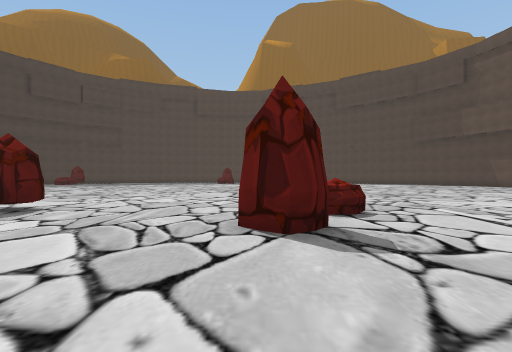
[1] (above)

19 first-person views from a walk through a Unity game level. The camera is 1.5 m above the floor, looks level and sees 80° across. The floor is counted in squares, 2 m on a side. Each view is taken from the middle of a square. On the plan, view 1 faces up. The plan holds only what a view shows up to about 10 squares ahead; the rest is blank. The place goes on beyond the plan. The player is left out.

[2]
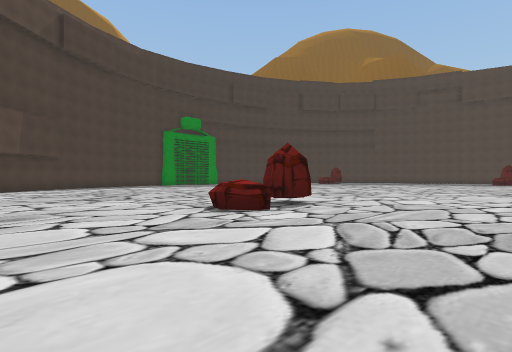

[3]
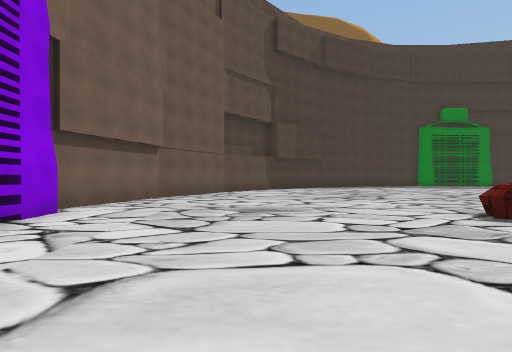

[4]
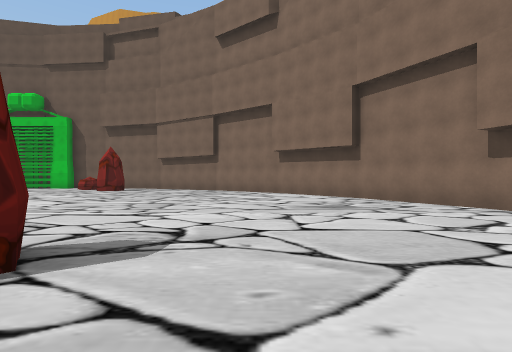

[5]
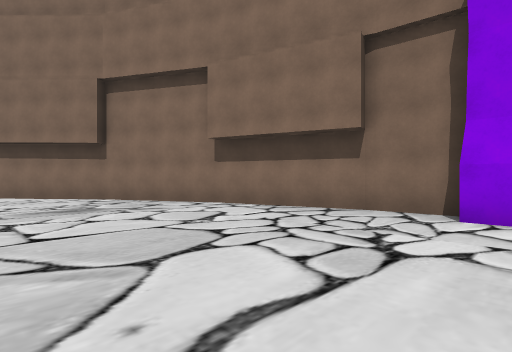

[6]
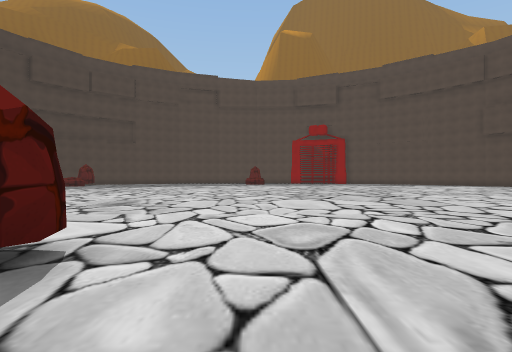

[7]
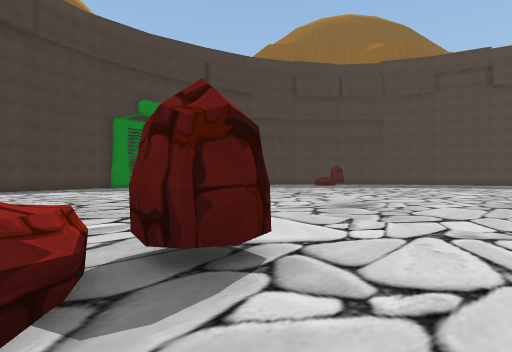

[8]
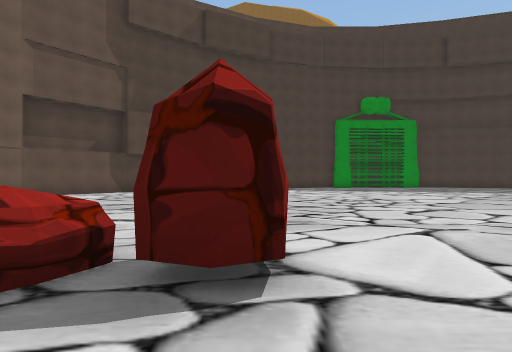

[9]
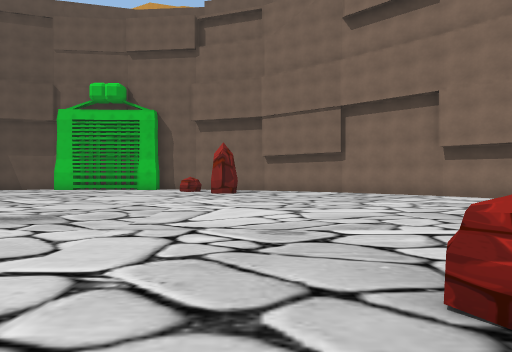

[10]
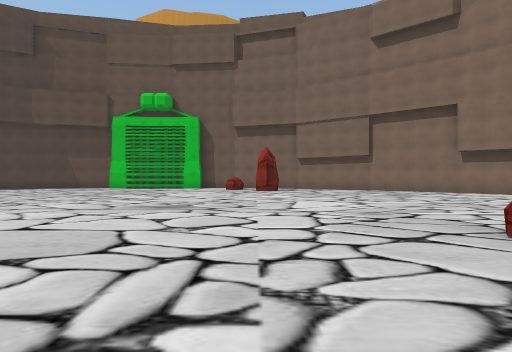

[11]
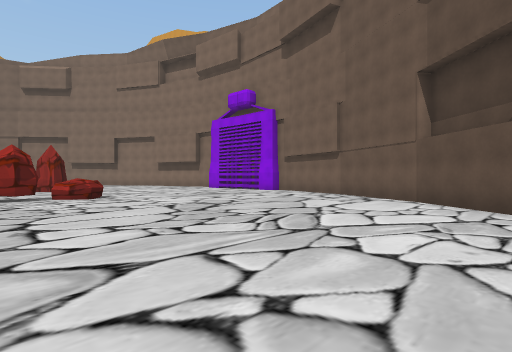

[12]
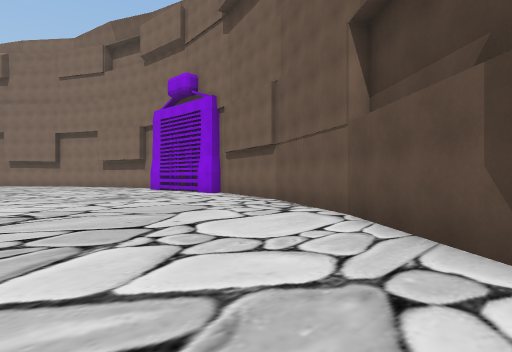

[13]
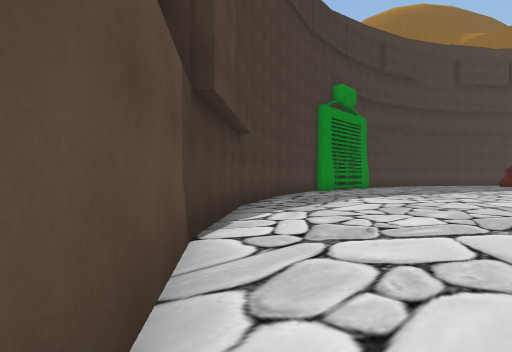

[14]
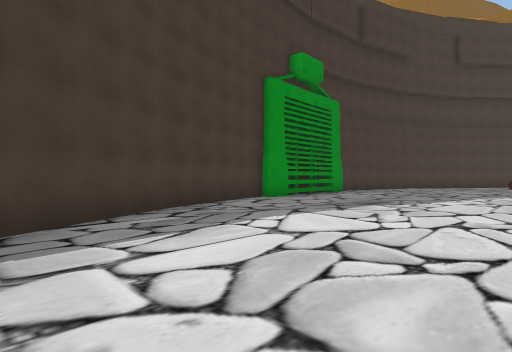

[15]
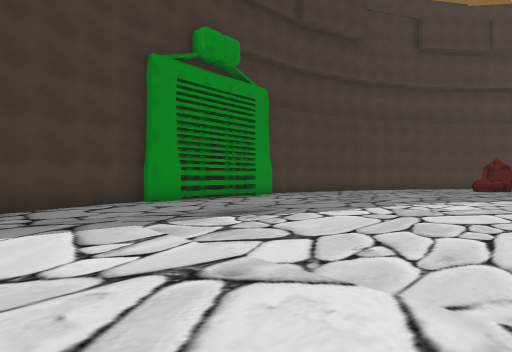

[16]
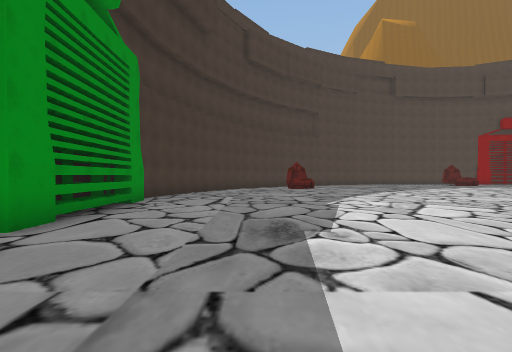

[17]
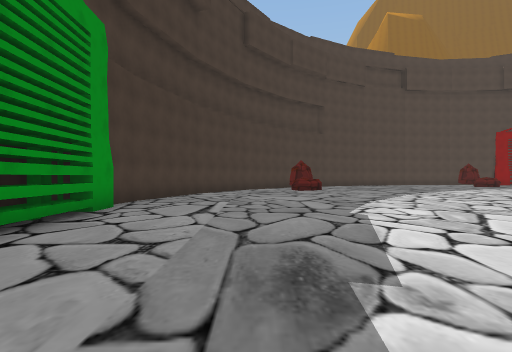

[18]
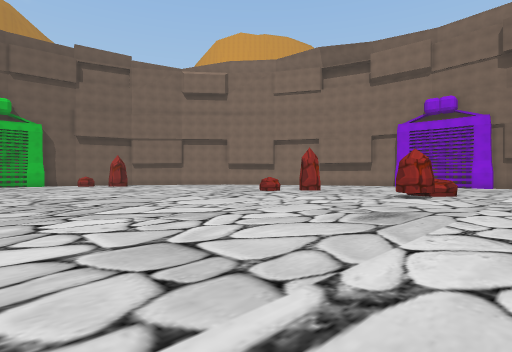

[19]
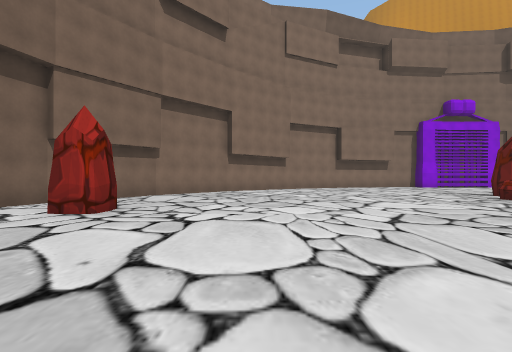

### Floor plan
Points are (right, up) in squares from view 1. A wall is a line through its corners. A room is listed if a view was taken in it or the views show most of it. See-through windows are left out.
Room 1 (views 1, 2, 3, 4, 5, 6, 7, 8, 9, 10, 11, 12, 13, 14, 15, 16, 17, 18, 19)
walls: (-1.6, -3.9) (-0.8, -3.9); (-6.3, -4) (-4.7, -4); (-0.7, -4.7) (1.1, -4.5); (1, -4.5) (5, -3.3); (-10.6, -3.3) (-6.9, -4.5); (4.8, -3.4) (8.4, -1.5); (-14.1, -1.5) (-10.6, -3.4); (8.3, -1.6) (10.1, 0); (-17.2, 1.1) (-14, -1.5); (-21.5, 7.7) (-19.6, 4) (-17.1, 1); (15.7, 7.4) (16.1, 8.8); (-22.6, 11.5) (-21.4, 7.5); (-23, 15.3) (-22.9, 14.5); (-22.5, 17.5) (-22.3, 12) (-22.7, 12) (-22.6, 11.3); (-22.4, 20) (-22.6, 19.2) (-22.7, 17.9)
objects: rock (-6, 4) to (-5, 5); rock (-6, 6) to (-5, 7); rock (0, 4) to (1, 5); rock (1, 6) to (2, 7); rock (14, 9) to (14, 10)

Where each view was taken, in squares from view 1:
view 1: 0 up, 0 right, facing up
view 2: 0 up, 0 right, facing up-left
view 3: 0 up, 0 right, facing left
view 4: 2 up, 2 left, facing right
view 5: 2 up, 2 left, facing down-right
view 6: 4 up, 3 left, facing up
view 7: 5 up, 3 left, facing up-left
view 8: 7 up, 3 left, facing left
view 9: 8 up, 0 right, facing right
view 10: 10 up, 2 left, facing right
view 11: 8 up, 17 left, facing down-right
view 12: 4 up, 17 left, facing down-right
view 13: 1 down, 14 left, facing up-left
view 14: 4 up, 15 left, facing up-left
view 15: 8 up, 14 left, facing up-left
view 16: 8 up, 19 left, facing up
view 17: 10 up, 19 left, facing up
view 18: 18 up, 9 left, facing down-right
view 19: 16 up, 10 right, facing down
